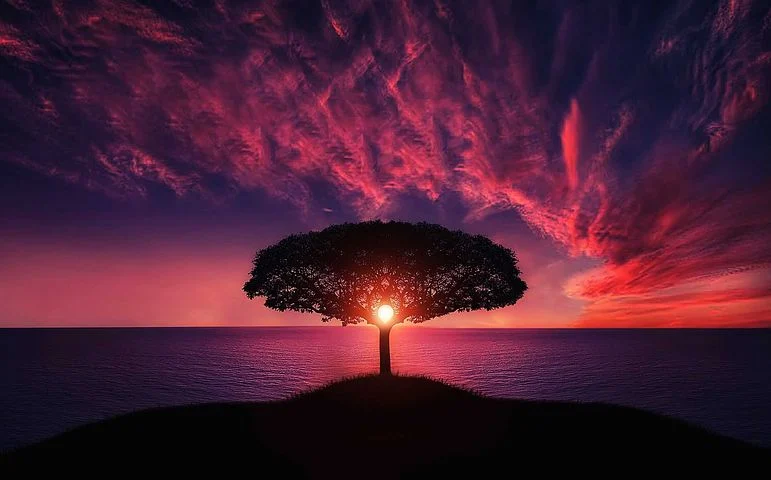
#> input picture testImage1.jpg, 771 x 480 px
$ python -i ex1_utils.py   (imports and definitions only)
#> lines starting #> are read from the running program, lines starting #| are printed output that depends on the picture
#> further down, picture is the input picture: shape (480, 771, 3); mean B, G, R 51.4, 30.3, 73.8
"""
        '########:'##::::'##::::'##:::
         ##.....::. ##::'##:::'####:::
         ##::::::::. ##'##::::.. ##:::
         ######:::::. ###::::::: ##:::
         ##...:::::: ## ##:::::: ##:::
         ##:::::::: ##:. ##::::: ##:::
         ########: ##:::. ##::'######:
        ........::..:::::..:::......::
"""
from typing import List
from PIL import Image
from numpy import *
import cv2
import numpy as np


LOAD_GRAY_SCALE = 1
LOAD_RGB = 2


def myID() -> int:
    return 318925617


# [39 lines left out: functions imReadAndConvert, imDisplay, not called in this run]


def transformRGB2YIQ(imgRGB: np.ndarray) -> np.ndarray:
    """
    Converts an RGB image to YIQ color space
    :param imgRGB: An Image in RGB
    :return: A YIQ in image color space
    """
    MAT = np.array([[0.299, 0.587, 0.114],
                    [0.596, -0.275, -0.321],
                    [0.212, -0.523, 0.311]])
    first_shape = imgRGB.shape
#> first_shape = (480, 771, 3)
    trans_matrix = MAT.transpose()
    reshape_matrix = imgRGB.reshape(-1, 3)
    return np.matmul(reshape_matrix, trans_matrix).reshape(first_shape)
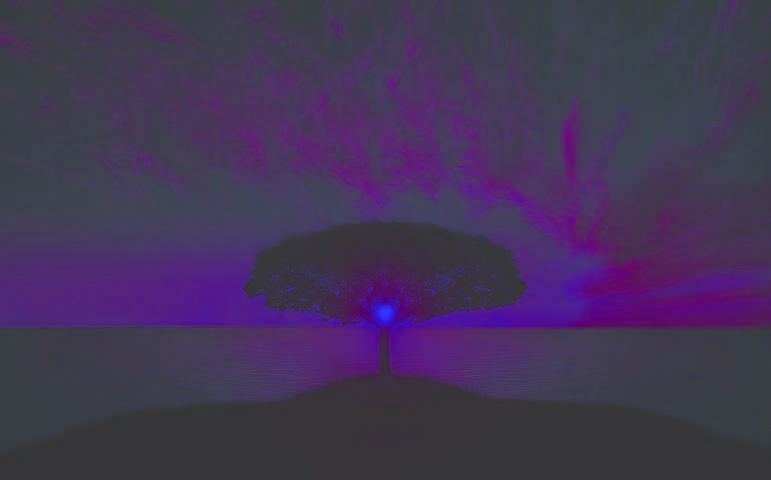
#> returned value: shape (480, 771, 3) float64; mean of channels 0, 1, 2 41.6, -1.4, 18; drawn with min black and max white


def transformYIQ2RGB(imgYIQ: np.ndarray) -> np.ndarray:

    """
    Converts an YIQ image to RGB color space
    :param imgYIQ: An Image in YIQ
    :return: A RGB in image color space
    """

    MAT = np.array([[0.299, 0.587, 0.114],
                    [0.596, -0.275, -0.321],
                    [0.212, -0.523, 0.311]])
    first_shape = imgYIQ.shape
    trans_matrix = np.linalg.inv(MAT).transpose()
    reshape_matrix = imgYIQ.reshape(-1, 3)
    return np.matmul(reshape_matrix, trans_matrix).reshape(first_shape)


def hsitogramEqualize(imgOrig: np.ndarray) -> (np.ndarray, np.ndarray, np.ndarray):
    """
    Equalizes the histogram of an image
    :param imgOrig: Original image
    :return: (imgEq,histOrg,histEQ)
    """
    if len(imgOrig.shape) == 3:
        rgb_format = True
        # transform to yiq
        yiqIm = transformRGB2YIQ(imgOrig)
        imgOrig = yiqIm[:, :, 0]
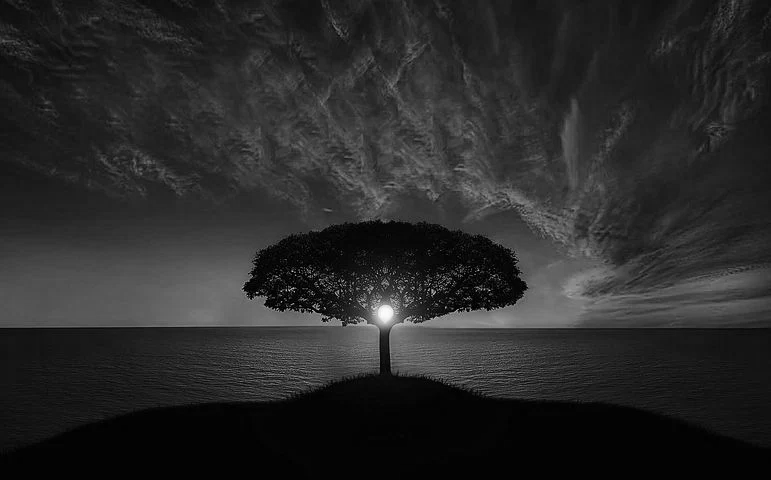
#> imgOrig: shape (480, 771) float64; min 0, max 252.8, mean 41.6

    else:
        rgb_format = False

    # Calculate the normalized
    imgOrig = cv2.normalize(imgOrig, None, 0, 255, cv2.NORM_MINMAX)
    imgOrig = imgOrig.astype('uint8')

    # Calculate the image histogram (range = [0, 255])
    histOrig = np.histogram(imgOrig.flatten(), bins=256)[0]
#> histOrig = 256 values, max 34680 at index 3, min 0 at index 196, mean 1445.6

    # cumSum
    CumSum = np.cumsum(histOrig)
#> CumSum = 256 values from 310 to 370080
    imEq = CumSum[imgOrig]
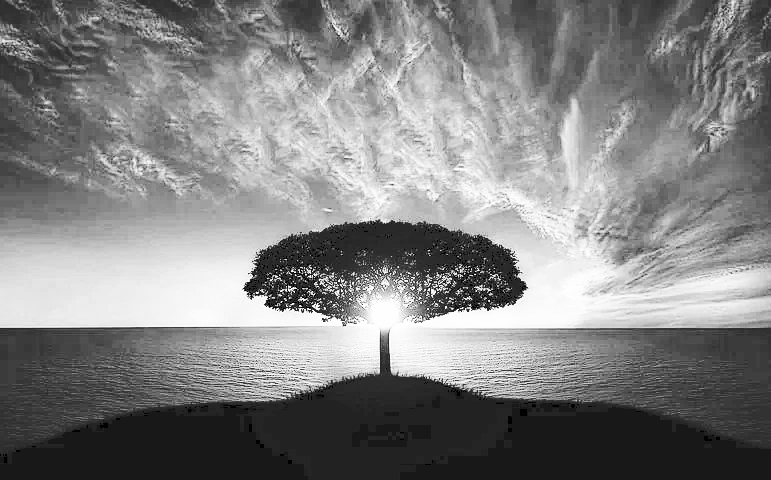
#> imEq: shape (480, 771) int64; min 310, max 370080, mean 188719.8; drawn with min black and max white

    # Calculate the normalized Cumulative Sum (CumSum)
    imEq = cv2.normalize(imEq, None, 0, 255, cv2.NORM_MINMAX)
    imEq = imEq.astype('uint8')

    # Calculate the cumSum histogram
    histEq = np.histogram(imEq.flatten(), bins=256)[0]
#> histEq = 256 values, max 34680 at index 25, min 0 at index 2, mean 1445.6

    if rgb_format:
        yiqIm[:, :, 0] = imEq / (imEq.max() - imEq.min())
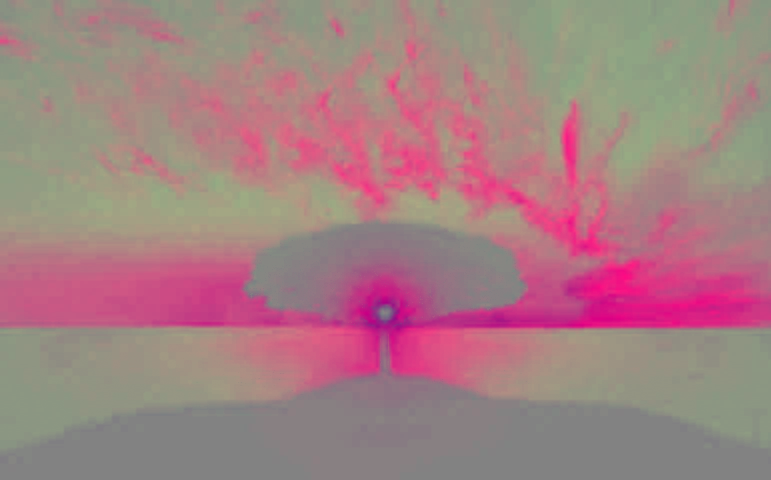
#> yiqIm: shape (480, 771, 3) float64; mean B, G, R 0.5, -1.4, 18; drawn with min black and max white
        imEq = transformYIQ2RGB(yiqIm)
#> in transformYIQ2RGB, `return np.matmul(reshape_matrix, trans_matrix).reshape(first_shape)`:
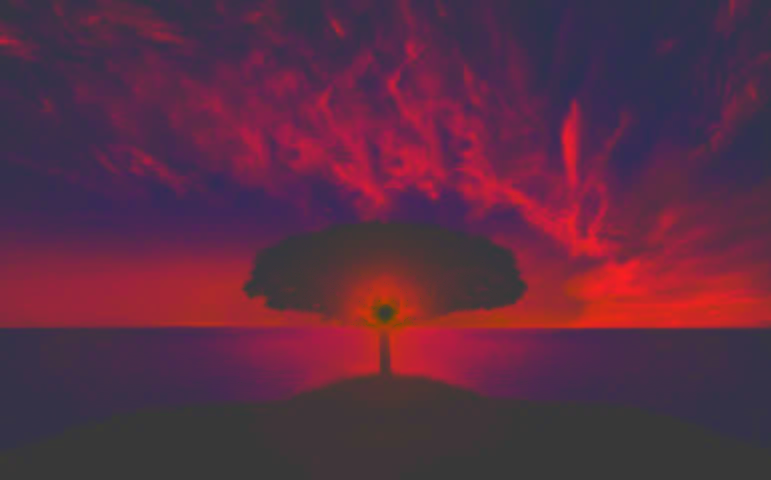
#> returned value: shape (480, 771, 3) float64; mean of channels 0, 1, 2 10.3, -10.8, 32.7; drawn with min black and max white

    return imEq, histOrig, histEq


# [170 lines left out: functions quantizeImage, quantizeImage_gray, quantizeImage_rgb, image_update, finding_Z, finding_Q, not called in this run]


# calculation MSE error
def mse(prev_img: np.ndarray, img: np.ndarray, numPixels: int) -> float:
    return (np.square(((pow(prev_img - img, 2)).astype(int)).sum())) / numPixels

>>> import cv2
>>> picture = cv2.imread('testImage1.jpg')
>>> result = hsitogramEqualize(picture)

$ run again, on testImage2.jpg
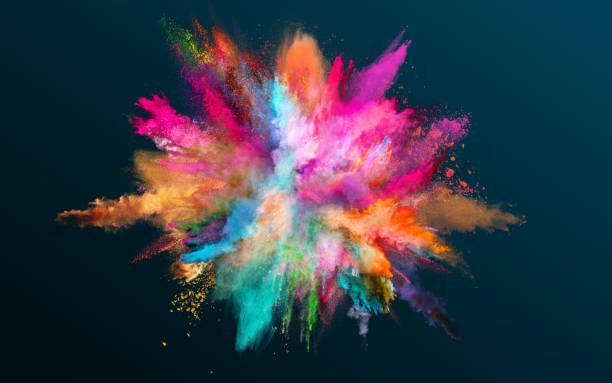
#> input picture testImage2.jpg, 612 x 383 px
#> picture is the input picture: shape (383, 612, 3); mean B, G, R 72, 58.5, 52.8
#> histOrig = 256 values, max 10015 at index 20, min 0 at index 127, mean 915.6
#> CumSum = 256 values from 4 to 234396
#> in hsitogramEqualize, `imEq = CumSum[imgOrig]`:
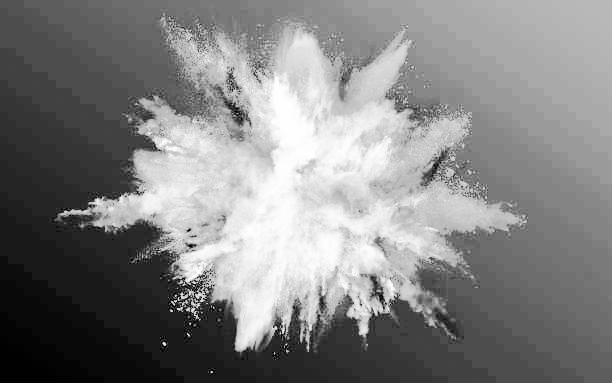
#> imEq: shape (383, 612) int64; min 4, max 234390, mean 118991.8; drawn with min black and max white
#> histEq = 256 values, max 10015 at index 25, min 0 at index 1, mean 915.6
#> in transformYIQ2RGB, `return np.matmul(reshape_matrix, trans_matrix).reshape(first_shape)`:
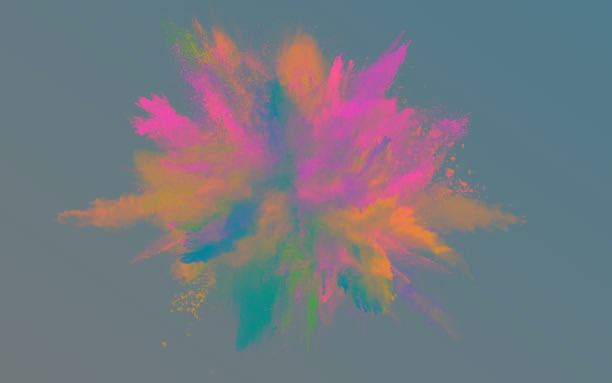
#> returned value: shape (383, 612, 3) float64; mean of channels 0, 1, 2 10.6, -2.9, -8.6; drawn with min black and max white
